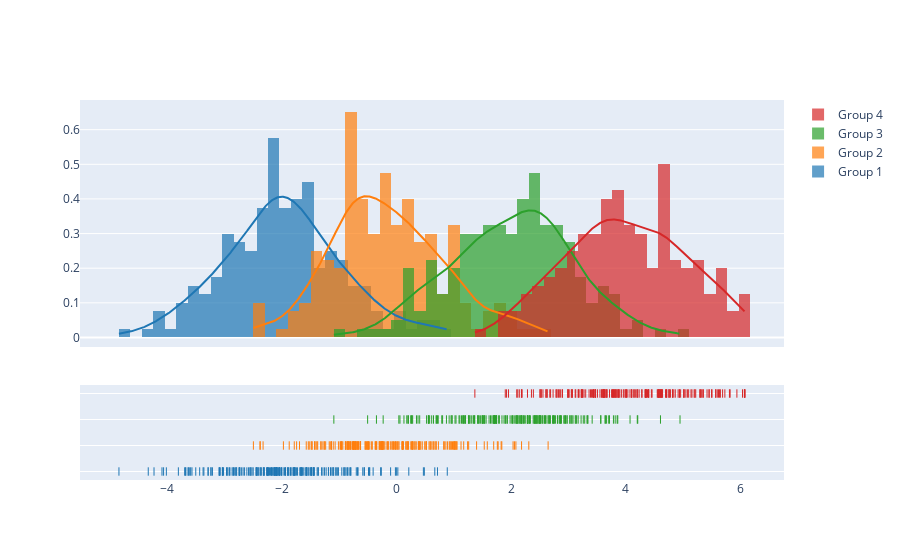

Write notebook code for a chart like this one.
### Code cell
import plotly.figure_factory as ff

# Add histogram data
x1 = np.random.randn(200) - 2
x2 = np.random.randn(200)
x3 = np.random.randn(200) + 2
x4 = np.random.randn(200) + 4

# Group data together
hist_data = [x1, x2, x3, x4]

group_labels = ['Group 1', 'Group 2', 'Group 3', 'Group 4']

# Create distplot with custom bin_size
fig = ff.create_distplot(hist_data, group_labels, bin_size=.2)
fig.show()

### Figure 1 — Plotly figure (JSON) as saved in the notebook; plotly's stock layout.template omitted (floating-point values rounded to 4 significant figures; data arrays with more than 128 entries replaced by an {"elided": "..."} marker saying what was removed)
{"data": [{"autobinx": false, "histnorm": "probability density", "legendgroup": "Group 1", "marker": {"color": "rgb(31, 119, 180)"}, "name": "Group 1", "opacity": 0.7, "type": "histogram", "x": {"elided": "200 float values"}, "xaxis": "x", "xbins": {"end": 0.8878, "size": 0.2, "start": -4.84}, "yaxis": "y"}, {"autobinx": false, "histnorm": "probability density", "legendgroup": "Group 2", "marker": {"color": "rgb(255, 127, 14)"}, "name": "Group 2", "opacity": 0.7, "type": "histogram", "x": {"elided": "200 float values"}, "xaxis": "x", "xbins": {"end": 2.647, "size": 0.2, "start": -2.495}, "yaxis": "y"}, {"autobinx": false, "histnorm": "probability density", "legendgroup": "Group 3", "marker": {"color": "rgb(44, 160, 44)"}, "name": "Group 3", "opacity": 0.7, "type": "histogram", "x": {"elided": "200 float values"}, "xaxis": "x", "xbins": {"end": 4.949, "size": 0.2, "start": -1.091}, "yaxis": "y"}, {"autobinx": false, "histnorm": "probability density", "legendgroup": "Group 4", "marker": {"color": "rgb(214, 39, 40)"}, "name": "Group 4", "opacity": 0.7, "type": "histogram", "x": {"elided": "200 float values"}, "xaxis": "x", "xbins": {"end": 6.083, "size": 0.2, "start": 1.369}, "yaxis": "y"}, {"legendgroup": "Group 1", "marker": {"color": "rgb(31, 119, 180)"}, "mode": "lines", "name": "Group 1", "showlegend": false, "type": "scatter", "x": {"elided": "500 float values"}, "xaxis": "x", "y": {"elided": "500 float values"}, "yaxis": "y"}, {"legendgroup": "Group 2", "marker": {"color": "rgb(255, 127, 14)"}, "mode": "lines", "name": "Group 2", "showlegend": false, "type": "scatter", "x": {"elided": "500 float values"}, "xaxis": "x", "y": {"elided": "500 float values"}, "yaxis": "y"}, {"legendgroup": "Group 3", "marker": {"color": "rgb(44, 160, 44)"}, "mode": "lines", "name": "Group 3", "showlegend": false, "type": "scatter", "x": {"elided": "500 float values"}, "xaxis": "x", "y": {"elided": "500 float values"}, "yaxis": "y"}, {"legendgroup": "Group 4", "marker": {"color": "rgb(214, 39, 40)"}, "mode": "lines", "name": "Group 4", "showlegend": false, "type": "scatter", "x": {"elided": "500 float values"}, "xaxis": "x", "y": {"elided": "500 float values"}, "yaxis": "y"}, {"legendgroup": "Group 1", "marker": {"color": "rgb(31, 119, 180)", "symbol": "line-ns-open"}, "mode": "markers", "name": "Group 1", "showlegend": false, "type": "scatter", "x": {"elided": "200 float values"}, "xaxis": "x", "y": {"elided": "200 str values"}, "yaxis": "y2"}, {"legendgroup": "Group 2", "marker": {"color": "rgb(255, 127, 14)", "symbol": "line-ns-open"}, "mode": "markers", "name": "Group 2", "showlegend": false, "type": "scatter", "x": {"elided": "200 float values"}, "xaxis": "x", "y": {"elided": "200 str values"}, "yaxis": "y2"}, {"legendgroup": "Group 3", "marker": {"color": "rgb(44, 160, 44)", "symbol": "line-ns-open"}, "mode": "markers", "name": "Group 3", "showlegend": false, "type": "scatter", "x": {"elided": "200 float values"}, "xaxis": "x", "y": {"elided": "200 str values"}, "yaxis": "y2"}, {"legendgroup": "Group 4", "marker": {"color": "rgb(214, 39, 40)", "symbol": "line-ns-open"}, "mode": "markers", "name": "Group 4", "showlegend": false, "type": "scatter", "x": {"elided": "200 float values"}, "xaxis": "x", "y": {"elided": "200 str values"}, "yaxis": "y2"}], "layout": {"barmode": "overlay", "hovermode": "closest", "legend": {"traceorder": "reversed"}, "xaxis": {"anchor": "y2", "domain": [0.0, 1.0], "zeroline": false}, "yaxis": {"anchor": "free", "domain": [0.35, 1], "position": 0.0}, "yaxis2": {"anchor": "x", "domain": [0, 0.25], "dtick": 1, "showticklabels": false}}}
